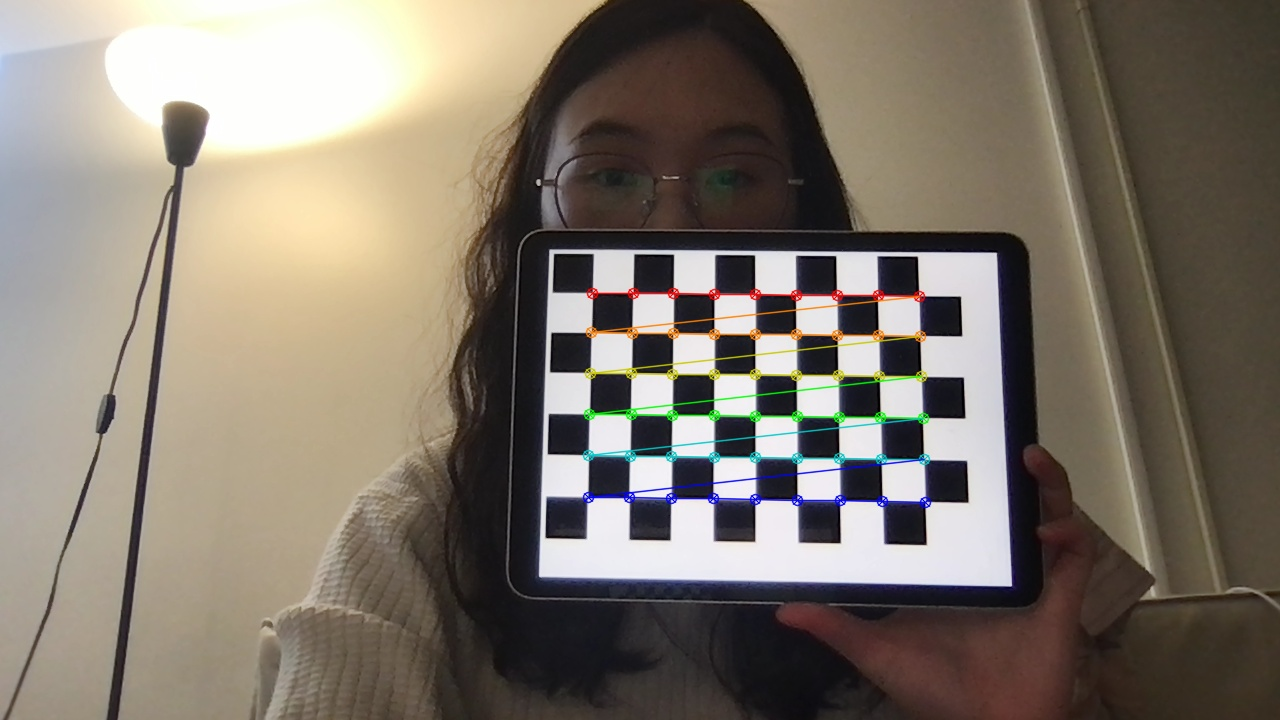
//> input picture project4_ Calibration and_Augmented_Reality/build/calibration_image_1.jpg, 1280 x 720 px, given in place of the camera
$ ./DetectRobustFeatures   (built with g++ and OpenCV 4)
//> lines starting //> are read from the running program, lines starting //| are printed output that depends on the picture; after the words box and inside, x2 and y2 are one past the last pixel; in counts of white or black regions, pixels touching at a corner belong together
/*
Zhimin Liang
Spring 2024
CS5330 Project 4
Purpose: This program demonstrates the detection of Harris corners in a live video stream using OpenCV. Harris corners are key feature points in an image that can be used for various computer vision tasks such as image alignment, object detection, and tracking.

*/
#include <opencv2/opencv.hpp>
#include <iostream>

using namespace cv;
using namespace std;

int main() {
    // Open video capture device
    VideoCapture cap(0);
    if (!cap.isOpened()) {
        cerr << "Failed to open video device." << endl;
        return -1;
    }

    Mat frame;
    Mat grayFrame;
    Mat corners;

    namedWindow("Harris Corners", WINDOW_NORMAL);

    while (true) {
        // Capture frame from video stream
        cap >> frame;
//> frame is the input picture: 720 rows x 1280 cols, CV_8UC3; mean B, G, R 107.3, 118.5, 127.4
        if (frame.empty()) {
            cerr << "Failed to capture frame." << endl;
            break;
        }

        // Convert frame to grayscale
        cvtColor(frame, grayFrame, COLOR_BGR2GRAY);
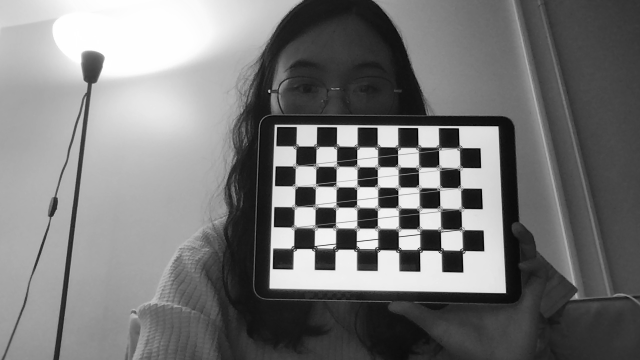
//> grayFrame: 720 rows x 1280 cols, CV_8UC1 (shown at 1/2 size); min 0, max 255, mean 119.9

        // Detect Harris corners
        cornerHarris(grayFrame, corners, 2, 3, 0.04);
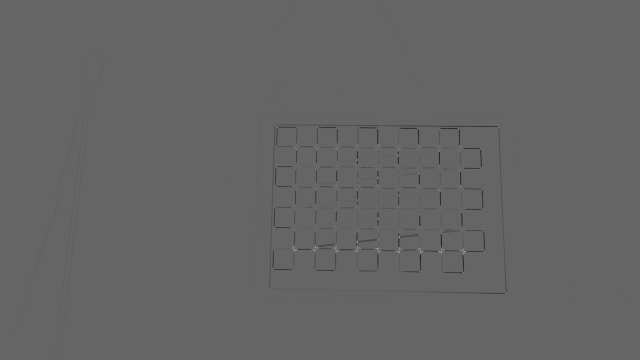
//> corners: 720 rows x 1280 cols, CV_32FC1 (shown at 1/2 size); min -0.0146, max 0.0221, mean -5.04e-05; drawn with min black and max white

        // Normalize corner response
        normalize(corners, corners, 0, 255, NORM_MINMAX, CV_32FC1, Mat());

        // Draw circles around detected corners
        for (int i = 0; i < corners.rows; ++i) {
            for (int j = 0; j < corners.cols; ++j) {
                if ((int)corners.at<float>(i, j) > 100) {
                    circle(frame, Point(j, i), 5, Scalar(0, 255, 0), 2);
                }
            }
        }
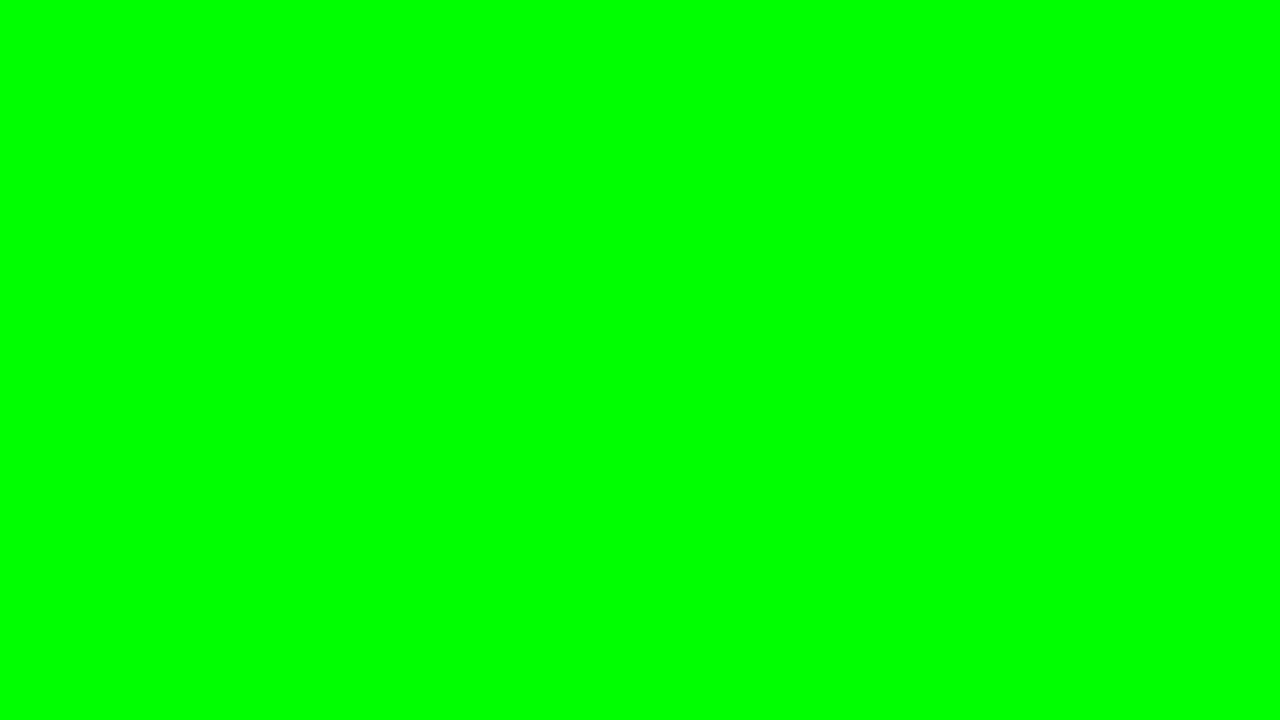
//> frame: 720 rows x 1280 cols, CV_8UC3; mean B, G, R 0, 255, 0

        // Show frame with detected corners
        imshow("Harris Corners", frame);

        // Check for exit key
        if (waitKey(1) == 'q') break;
//> the 'q' key is pressed
    }

    // Release video capture and close windows
    cap.release();
    destroyAllWindows();

    return 0;
}

$ run again, on project4_ Calibration and_Augmented_Reality/build/calibration_image_2.jpg
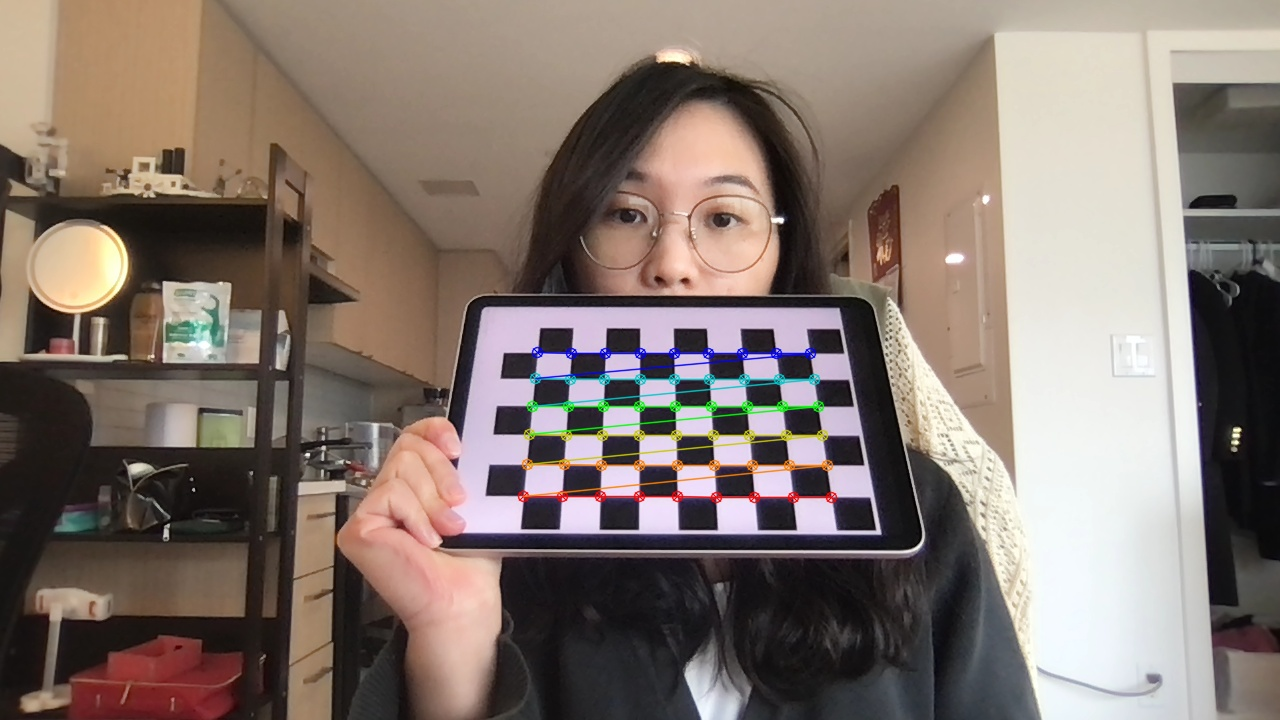
//> input picture project4_ Calibration and_Augmented_Reality/build/calibration_image_2.jpg, 1280 x 720 px, given in place of the camera
//> frame is the input picture: 720 rows x 1280 cols, CV_8UC3; mean B, G, R 110, 117.8, 131.4
//> `cornerHarris(grayFrame, corners, 2, 3, 0.04);`:
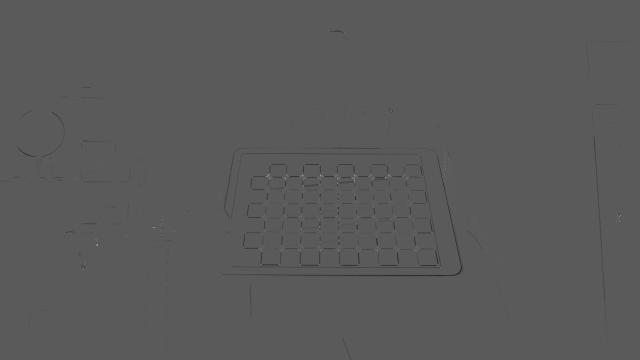
//> corners: 720 rows x 1280 cols, CV_32FC1 (shown at 1/2 size); min -0.00988, max 0.0178, mean -3.53e-05; drawn with min black and max white
//> after the loop `for (int i = 0; i < corners.rows; ++i)`:
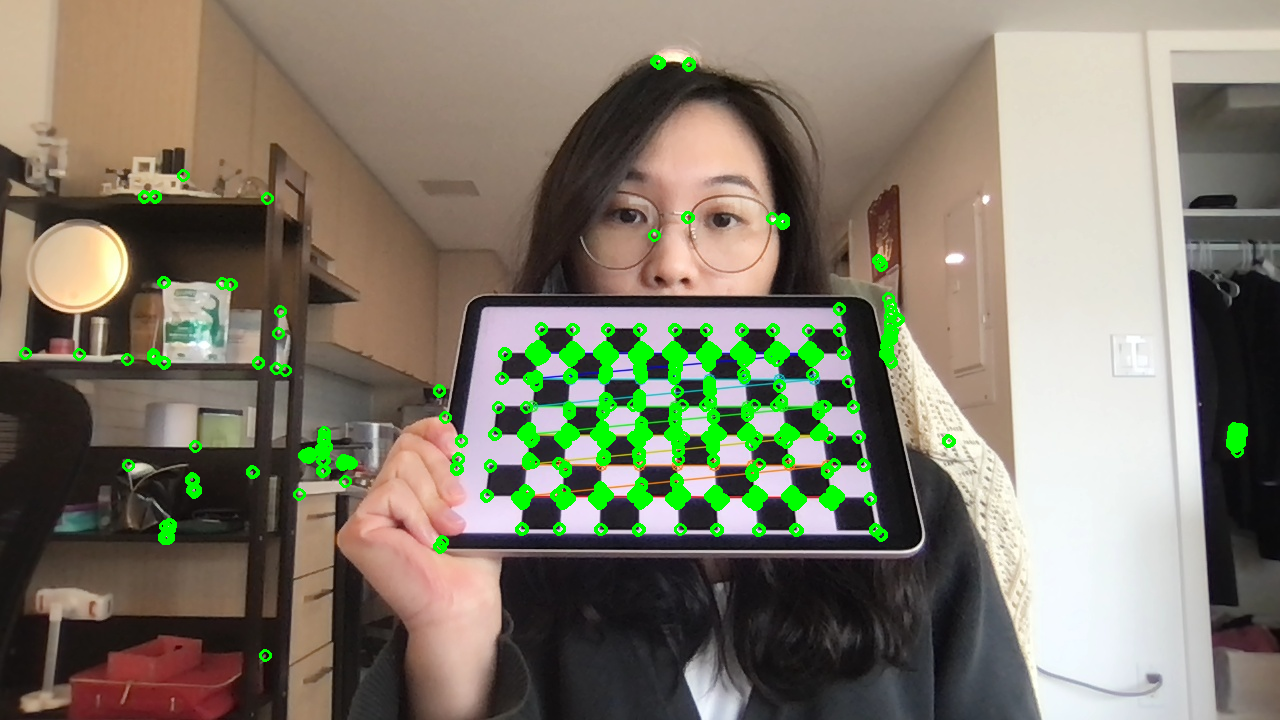
//> frame: 720 rows x 1280 cols, CV_8UC3; 3.18% of pixels changed, all inside (x1, y1, x2, y2) = (19, 55, 1248, 662)

$ run again, on project4_ Calibration and_Augmented_Reality/build/calibration_image_3.jpg
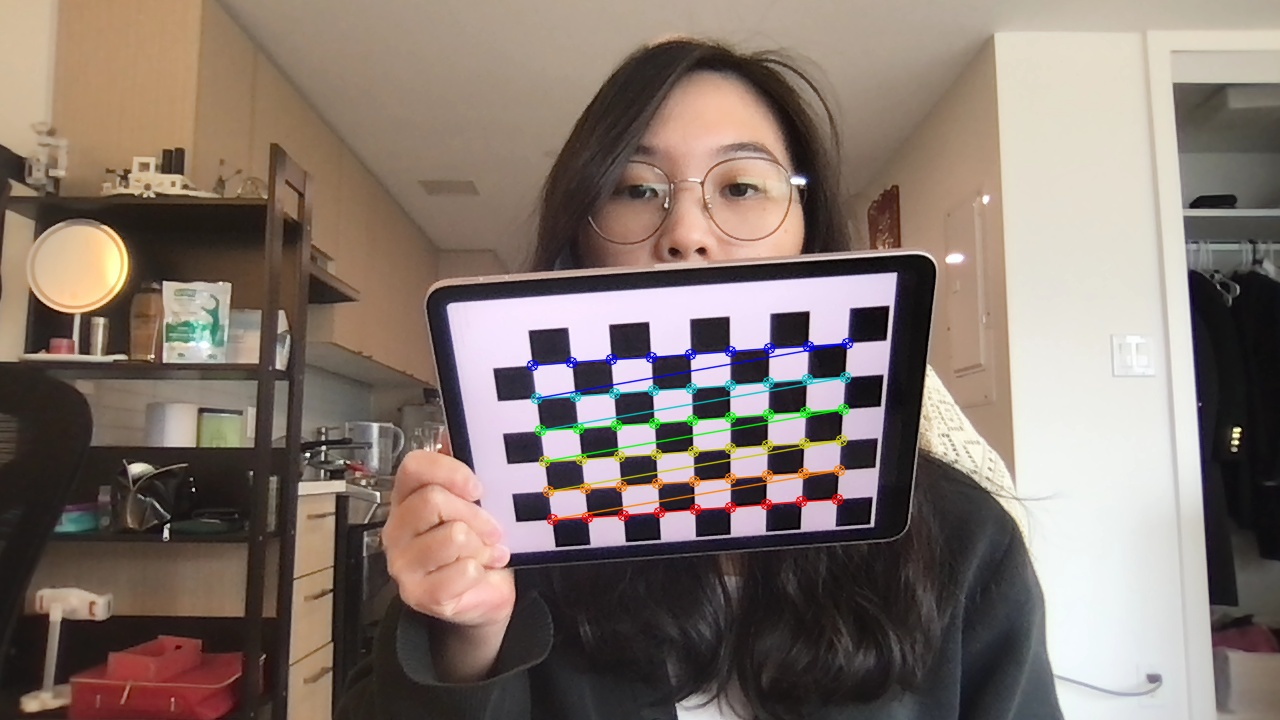
//> input picture project4_ Calibration and_Augmented_Reality/build/calibration_image_3.jpg, 1280 x 720 px, given in place of the camera
//> frame is the input picture: 720 rows x 1280 cols, CV_8UC3; mean B, G, R 109.4, 117.4, 131.6
//> `cornerHarris(grayFrame, corners, 2, 3, 0.04);`:
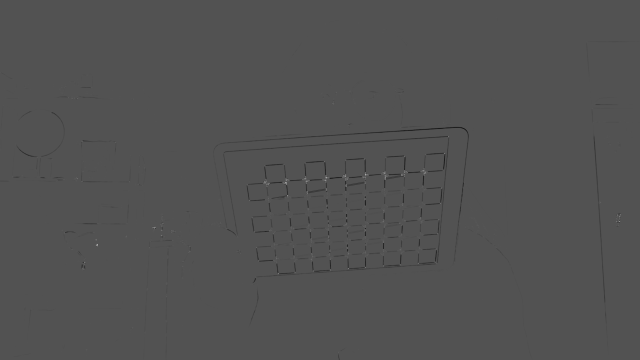
//> corners: 720 rows x 1280 cols, CV_32FC1 (shown at 1/2 size); min -0.0105, max 0.0218, mean -4.33e-05; drawn with min black and max white
//> after the loop `for (int i = 0; i < corners.rows; ++i)`:
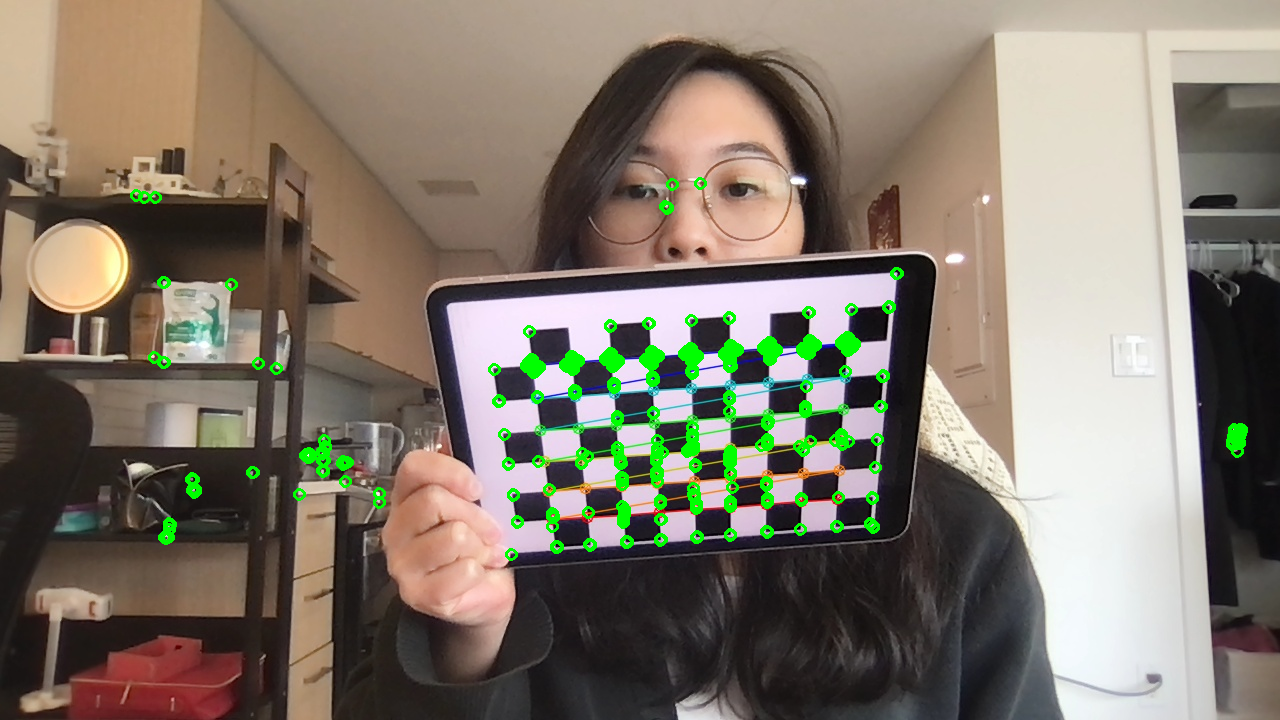
//> frame: 720 rows x 1280 cols, CV_8UC3; 2.02% of pixels changed, all inside (x1, y1, x2, y2) = (130, 177, 1248, 561)
